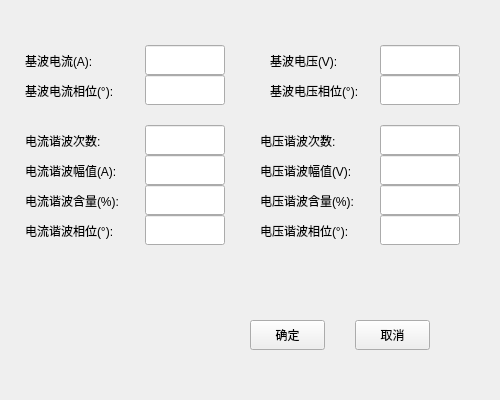
<?xml version="1.0" encoding="UTF-8"?>
<ui version="4.0">
 <class>AddHarmonic</class>
 <widget class="QWidget" name="AddHarmonic">
  <property name="geometry">
   <rect>
    <x>0</x>
    <y>0</y>
    <width>500</width>
    <height>400</height>
   </rect>
  </property>
  <property name="windowTitle">
   <string>Form</string>
  </property>
  <widget class="QLabel" name="label">
   <property name="geometry">
    <rect>
     <x>25</x>
     <y>50</y>
     <width>86</width>
     <height>21</height>
    </rect>
   </property>
   <property name="text">
    <string>基波电流(A):</string>
   </property>
  </widget>
  <widget class="QLineEdit" name="lineEdit">
   <property name="geometry">
    <rect>
     <x>145</x>
     <y>45</y>
     <width>80</width>
     <height>30</height>
    </rect>
   </property>
  </widget>
  <widget class="QLineEdit" name="lineEdit_2">
   <property name="geometry">
    <rect>
     <x>380</x>
     <y>45</y>
     <width>80</width>
     <height>30</height>
    </rect>
   </property>
   <property name="text">
    <string/>
   </property>
  </widget>
  <widget class="QLabel" name="label_2">
   <property name="geometry">
    <rect>
     <x>270</x>
     <y>50</y>
     <width>86</width>
     <height>21</height>
    </rect>
   </property>
   <property name="text">
    <string>基波电压(V):</string>
   </property>
  </widget>
  <widget class="QLineEdit" name="lineEdit_3">
   <property name="geometry">
    <rect>
     <x>145</x>
     <y>125</y>
     <width>80</width>
     <height>30</height>
    </rect>
   </property>
  </widget>
  <widget class="QLabel" name="label_3">
   <property name="geometry">
    <rect>
     <x>25</x>
     <y>130</y>
     <width>86</width>
     <height>21</height>
    </rect>
   </property>
   <property name="text">
    <string>电流谐波次数:</string>
   </property>
  </widget>
  <widget class="QLineEdit" name="lineEdit_4">
   <property name="geometry">
    <rect>
     <x>145</x>
     <y>155</y>
     <width>80</width>
     <height>30</height>
    </rect>
   </property>
  </widget>
  <widget class="QLabel" name="label_4">
   <property name="geometry">
    <rect>
     <x>25</x>
     <y>160</y>
     <width>111</width>
     <height>21</height>
    </rect>
   </property>
   <property name="text">
    <string>电流谐波幅值(A):</string>
   </property>
  </widget>
  <widget class="QLineEdit" name="lineEdit_5">
   <property name="geometry">
    <rect>
     <x>145</x>
     <y>185</y>
     <width>80</width>
     <height>30</height>
    </rect>
   </property>
  </widget>
  <widget class="QLabel" name="label_5">
   <property name="geometry">
    <rect>
     <x>25</x>
     <y>190</y>
     <width>116</width>
     <height>21</height>
    </rect>
   </property>
   <property name="text">
    <string>电流谐波含量(%):</string>
   </property>
  </widget>
  <widget class="QLineEdit" name="lineEdit_6">
   <property name="geometry">
    <rect>
     <x>145</x>
     <y>215</y>
     <width>80</width>
     <height>30</height>
    </rect>
   </property>
  </widget>
  <widget class="QLabel" name="label_6">
   <property name="geometry">
    <rect>
     <x>25</x>
     <y>220</y>
     <width>111</width>
     <height>21</height>
    </rect>
   </property>
   <property name="text">
    <string>电流谐波相位(°):</string>
   </property>
  </widget>
  <widget class="QLineEdit" name="lineEdit_7">
   <property name="geometry">
    <rect>
     <x>380</x>
     <y>155</y>
     <width>80</width>
     <height>30</height>
    </rect>
   </property>
  </widget>
  <widget class="QLineEdit" name="lineEdit_8">
   <property name="geometry">
    <rect>
     <x>380</x>
     <y>125</y>
     <width>80</width>
     <height>30</height>
    </rect>
   </property>
  </widget>
  <widget class="QLineEdit" name="lineEdit_9">
   <property name="geometry">
    <rect>
     <x>380</x>
     <y>215</y>
     <width>80</width>
     <height>30</height>
    </rect>
   </property>
  </widget>
  <widget class="QLabel" name="label_7">
   <property name="geometry">
    <rect>
     <x>260</x>
     <y>220</y>
     <width>111</width>
     <height>21</height>
    </rect>
   </property>
   <property name="text">
    <string>电压谐波相位(°):</string>
   </property>
  </widget>
  <widget class="QLabel" name="label_8">
   <property name="geometry">
    <rect>
     <x>260</x>
     <y>190</y>
     <width>116</width>
     <height>21</height>
    </rect>
   </property>
   <property name="text">
    <string>电压谐波含量(%):</string>
   </property>
  </widget>
  <widget class="QLabel" name="label_9">
   <property name="geometry">
    <rect>
     <x>260</x>
     <y>130</y>
     <width>86</width>
     <height>21</height>
    </rect>
   </property>
   <property name="text">
    <string>电压谐波次数:</string>
   </property>
  </widget>
  <widget class="QLineEdit" name="lineEdit_10">
   <property name="geometry">
    <rect>
     <x>380</x>
     <y>185</y>
     <width>80</width>
     <height>30</height>
    </rect>
   </property>
  </widget>
  <widget class="QLabel" name="label_10">
   <property name="geometry">
    <rect>
     <x>260</x>
     <y>160</y>
     <width>111</width>
     <height>21</height>
    </rect>
   </property>
   <property name="text">
    <string>电压谐波幅值(V):</string>
   </property>
  </widget>
  <widget class="QPushButton" name="pushButton">
   <property name="geometry">
    <rect>
     <x>250</x>
     <y>320</y>
     <width>75</width>
     <height>30</height>
    </rect>
   </property>
   <property name="text">
    <string>确定</string>
   </property>
  </widget>
  <widget class="QPushButton" name="pushButton_2">
   <property name="geometry">
    <rect>
     <x>355</x>
     <y>320</y>
     <width>75</width>
     <height>30</height>
    </rect>
   </property>
   <property name="text">
    <string>取消</string>
   </property>
  </widget>
  <widget class="QLineEdit" name="lineEdit_11">
   <property name="geometry">
    <rect>
     <x>380</x>
     <y>75</y>
     <width>80</width>
     <height>30</height>
    </rect>
   </property>
   <property name="text">
    <string/>
   </property>
  </widget>
  <widget class="QLineEdit" name="lineEdit_12">
   <property name="geometry">
    <rect>
     <x>145</x>
     <y>75</y>
     <width>80</width>
     <height>30</height>
    </rect>
   </property>
   <property name="text">
    <string/>
   </property>
  </widget>
  <widget class="QLabel" name="label_11">
   <property name="geometry">
    <rect>
     <x>25</x>
     <y>80</y>
     <width>111</width>
     <height>21</height>
    </rect>
   </property>
   <property name="text">
    <string>基波电流相位(°):</string>
   </property>
  </widget>
  <widget class="QLabel" name="label_12">
   <property name="geometry">
    <rect>
     <x>270</x>
     <y>80</y>
     <width>106</width>
     <height>21</height>
    </rect>
   </property>
   <property name="text">
    <string>基波电压相位(°):</string>
   </property>
  </widget>
 </widget>
 <resources/>
 <connections/>
</ui>
